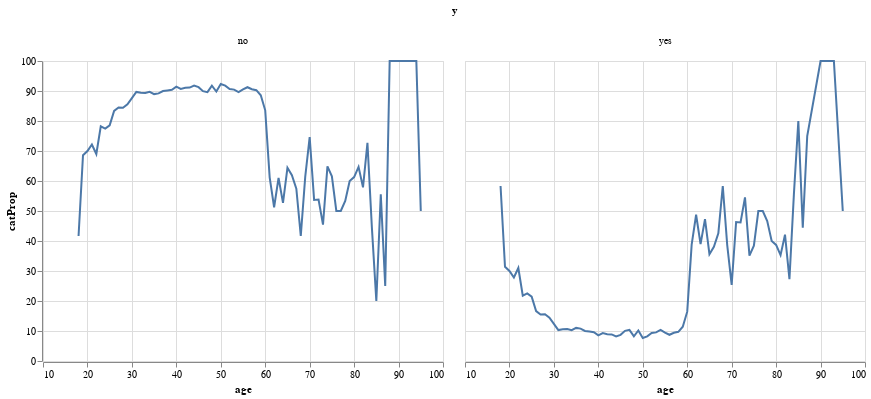

The cell this chart's notebook holds for it:
### Code cell
alt.Chart(ageComb).mark_line().encode(x='age', y='catProp').facet(column='y') # fact for separate plots

### Figure 1 — Vega-Lite specification as saved in the notebook (floating-point values rounded to 4 significant figures; data arrays with more than 128 entries replaced by an {"elided": "..."} marker saying what was removed)
{"config": {"view": {"continuousWidth": 400, "continuousHeight": 300}}, "data": {"name": "data-b28c5e3ea9bb3d5b28c12489bdb7d181"}, "facet": {"column": {"type": "nominal", "field": "y"}}, "spec": {"mark": "line", "encoding": {"x": {"type": "quantitative", "field": "age"}, "y": {"type": "quantitative", "field": "catProp"}}}, "$schema": "https://vega.github.io/schema/vega-lite/v4.8.1.json", "datasets": {"data-b28c5e3ea9bb3d5b28c12489bdb7d181": {"elided": "148 records"}}}
